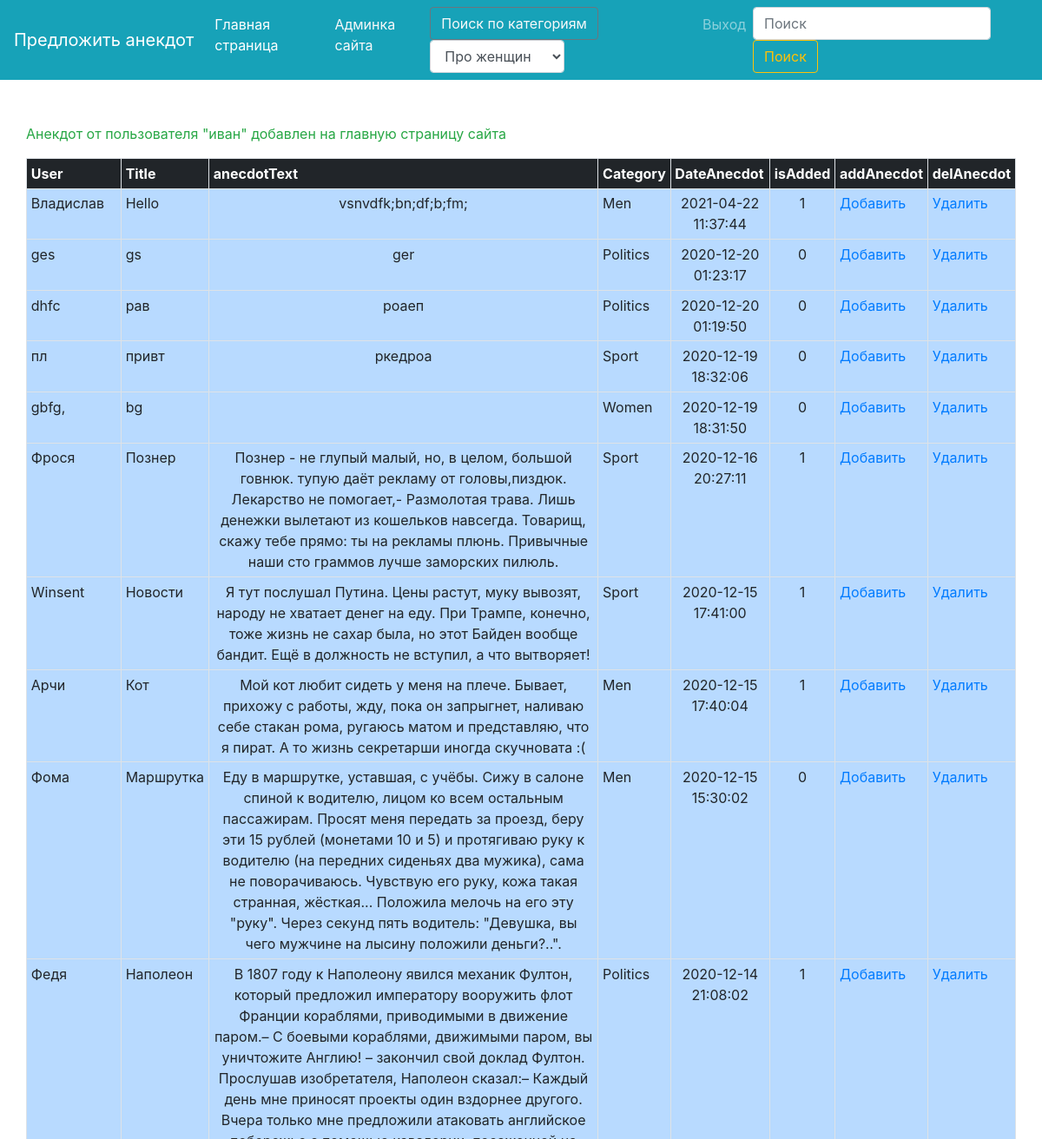
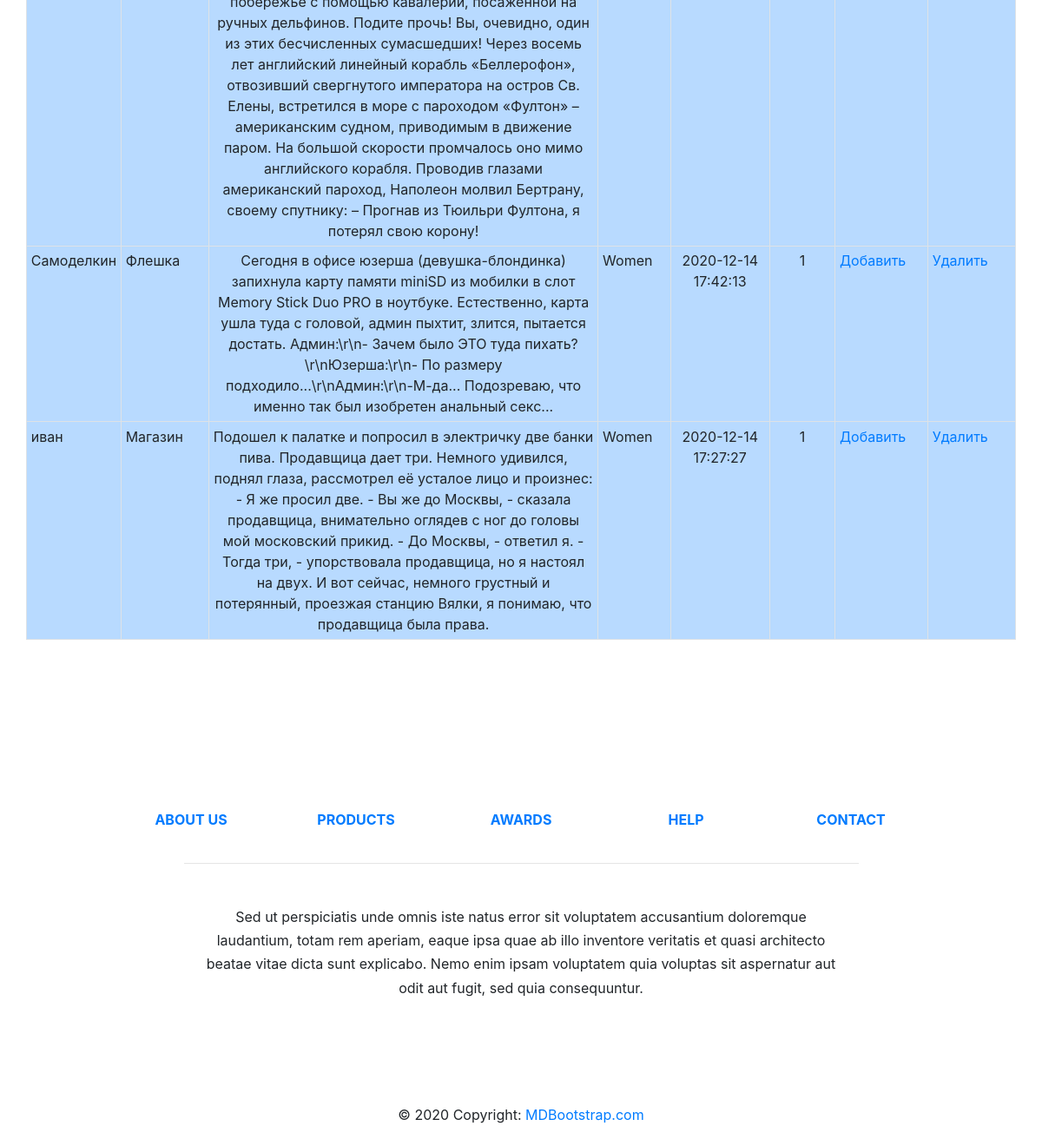
Screenshot of /admin/main.php?add=1 (signed in) with the database file from the repository (2 pictures, top to bottom).
### tables this page shows
CREATE TABLE `anecdot` (
  `id` int(11) NOT NULL,
  `user_name` varchar(128) DEFAULT NULL,
  `title` varchar(132) DEFAULT NULL,
  `text` text,
  `category` varchar(128) DEFAULT NULL,
  `date` datetime DEFAULT NULL,
  `is_approved` tinyint(1) DEFAULT '0'
);

### admin/main.php (the view, shortened to what this page needs)
<?php
require "../elem/init.php";
function getTableWithAnecdotes($link)
{
    if (!empty($_SESSION['admin_auth'])){
        $content = "<table class='table  table-sm table-bordered table-light'>
                <th class=\"table-dark\">User</th>
                <th class=\"table-dark\">Title</th>
                <th class=\"table-dark\">anecdotText</th>
                <th class=\"table-dark\">Category</th>
                <th class=\"table-dark\">DateAnecdot</th>
                <th class=\"table-dark\">isAdded</th>
                <th class=\"table-dark\">addAnecdot</th>
                <th class=\"table-dark\">delAnecdot</th>
";
        $query = "SELECT * FROM anecdot ORDER BY `date` DESC";
        $result = mysqli_query($link, $query) or die(mysqli_error($link));
        for ($data = []; $row = mysqli_fetch_assoc($result) ; $data[] = $row);
        foreach ($data as $item) {
            $content .= "<tr class='table-primary'>
                     <td>{$item['user_name']}</td>
                     <td>{$item['title']}</td>
                     <td style='text-align: center'>{$item['text']}</td>
                     <td>{$item['category']}</td>
                     <td style='text-align: center'>{$item['date']}</td>
                     <td style='text-align: center'>{$item['is_approved']}</td>
                     <td><a href=\"?add={$item['id']}\">Добавить</a></td>
                     <td><a href=\"?del={$item['id']}\">Удалить</a></td>
                     </tr>";
        }
        $content .= "</table>";
    }else{
        header("Location: index.php");
    }
    require "layout.php";
}
getTableWithAnecdotes($link);

### rows the page displays
anecdot: user_name "Владислав", title "Hello", text "vsnvdfk;bn;df;b;fm;", category "Men", date "2021-04-22 11:37:44", is_approved "1"
anecdot: user_name "ges", title "gs", text "ger", category "Politics", date "2020-12-20 01:23:17", is_approved "0"
anecdot: user_name "dhfc", title "рав", text "роаеп", category "Politics", date "2020-12-20 01:19:50", is_approved "0"
anecdot: user_name "пл", title "привт", text "ркедроа", category "Sport", date "2020-12-19 18:32:06", is_approved "0"
anecdot: user_name "gbfg,", title "bg", category "Women", date "2020-12-19 18:31:50", is_approved "0"
anecdot: user_name "Фрося", title "Познер", text "Познер - не глупый малый, но, в целом, большой говнюк. тупую даёт рекламу от головы,пиздюк. Лекарство не помогает,- Размолотая трава. Лишь денежки вылетают из кошельков навсегда. Товарищ, скажу тебе прямо: ты на рекламы плюнь. Привычные наши сто граммов лучше заморских пилюль.", category "Sport", date "2020-12-16 20:27:11", is_approved "1"
anecdot: user_name "Winsent", title "Новости", text "Я тут послушал Путина. Цены растут, муку вывозят, народу не хватает денег на еду. При Трампе, конечно, тоже жизнь не сахар была, но этот Байден вообще бандит. Ещё в должность не вступил, а что вытворяет!", category "Sport", date "2020-12-15 17:41:00", is_approved "1"
anecdot: user_name "Арчи", title "Кот", text "Мой кот любит сидеть у меня на плече. Бывает, прихожу с работы, жду, пока он запрыгнет, наливаю себе стакан рома, ругаюсь матом и представляю, что я пират. А то жизнь секретарши иногда скучновата :(", category "Men", date "2020-12-15 17:40:04", is_approved "1"
anecdot: user_name "Фома", title "Маршрутка", text "Еду в маршрутке, уставшая, с учёбы. Сижу в салоне спиной к водителю, лицом ко всем остальным пассажирам. Просят меня передать за проезд, беру эти 15 рублей (монетами 10 и 5) и протягиваю руку к водителю (на передних сиденьях два мужика), сама не поворачиваюсь. Чувствую его руку, кожа такая странная, жёсткая... Положила мелочь на его эту \"руку\". Через секунд пять водитель: \"Девушка, вы чего мужчине на лысину положили деньги?..\".", category "Men", date "2020-12-15 15:30:02", is_approved "0"
anecdot: user_name "Федя", title "Наполеон", text "В 1807 году к Наполеону явился механик Фултон, который предложил императору вооружить флот Франции кораблями, приводимыми в движение паром.– С боевыми кораблями, движимыми паром, вы уничтожите Англию! – закончил свой доклад Фултон. Прослушав изобретателя, Наполеон сказал:– Каждый день мне приносят проекты один вздорнее другого. Вчера только мне предложили атаковать английское побережье с помощью кавалерии, посаженной на ручных дельфинов. Подите прочь! Вы, очевидно, один из этих бесчисленных сумасшедших! Через восемь лет английский линейный корабль «Беллерофон», отвозивший свергнутого императора на остров Св. Елены, встретился в море с пароходом «Фултон» – американским судном, приводимым в…", category "Politics", date "2020-12-14 21:08:02", is_approved "1"
anecdot: user_name "Самоделкин", title "Флешка", text "Сегодня в офисе юзерша (девушка-блондинка) запихнула карту памяти miniSD из мобилки в слот Меmоrу Stiсk Duо РRО в ноутбуке. Естественно, карта ушла туда с головой, админ пыхтит, злится, пытается достать. Админ:\\r\\n- Зачем было ЭТО туда пихать?\\r\\nЮзерша:\\r\\n- По размеру подходило...\\r\\nАдмин:\\r\\n-М-да... Подозреваю, что именно так был изобретен aнальный ceкс...", category "Women", date "2020-12-14 17:42:13", is_approved "1"
anecdot: user_name "иван", title "Магазин", text "Подошел к палатке и попросил в электричку две банки пива. Продавщица дает три. Немного удивился, поднял глаза, рассмотрел её усталое лицо и произнес: - Я же просил две. - Вы же до Москвы, - сказала продавщица, внимательно оглядев с ног до головы мой московский прикид. - До Москвы, - ответил я. - Тогда три, - упорствовала продавщица, но я настоял на двух. И вот сейчас, немного грустный и потерянный, проезжая станцию Вялки, я понимаю, что продавщица была права.", category "Women", date "2020-12-14 17:27:27", is_approved "1"

### other values shown
$text "Анекдот от пользователя \"иван\" добавлен на главную страницу сайта"
